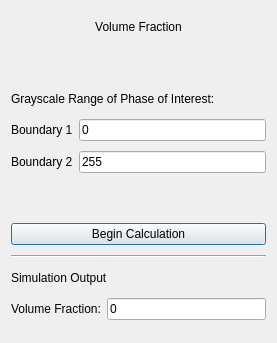
<?xml version="1.0" encoding="UTF-8"?>
<ui version="4.0">
 <class>VolumeFraction</class>
 <widget class="QDialog" name="VolumeFraction">
  <property name="geometry">
   <rect>
    <x>0</x>
    <y>0</y>
    <width>277</width>
    <height>343</height>
   </rect>
  </property>
  <property name="windowTitle">
   <string>Material Properties</string>
  </property>
  <layout class="QVBoxLayout" name="verticalLayout">
   <item>
    <widget class="QLabel" name="label">
     <property name="maximumSize">
      <size>
       <width>16777215</width>
       <height>24</height>
      </size>
     </property>
     <property name="styleSheet">
      <string notr="true">font: 16pt &quot;Serif&quot;;</string>
     </property>
     <property name="text">
      <string>Volume Fraction</string>
     </property>
     <property name="alignment">
      <set>Qt::AlignCenter</set>
     </property>
    </widget>
   </item>
   <item>
    <spacer name="verticalSpacer">
     <property name="orientation">
      <enum>Qt::Vertical</enum>
     </property>
     <property name="sizeType">
      <enum>QSizePolicy::Fixed</enum>
     </property>
     <property name="sizeHint" stdset="0">
      <size>
       <width>20</width>
       <height>40</height>
      </size>
     </property>
    </spacer>
   </item>
   <item>
    <widget class="QLabel" name="label_2">
     <property name="maximumSize">
      <size>
       <width>16777215</width>
       <height>20</height>
      </size>
     </property>
     <property name="styleSheet">
      <string notr="true">font: 11pt &quot;Serif&quot;;</string>
     </property>
     <property name="text">
      <string>&lt;html&gt;&lt;head/&gt;&lt;body&gt;&lt;p&gt;Grayscale Range of Phase of Interest:&lt;/p&gt;&lt;/body&gt;&lt;/html&gt;</string>
     </property>
    </widget>
   </item>
   <item>
    <layout class="QHBoxLayout" name="horizontalLayout_2">
     <item>
      <widget class="QLabel" name="Boundary1Label">
       <property name="styleSheet">
        <string notr="true">font: 11pt &quot;Serif&quot;;</string>
       </property>
       <property name="text">
        <string>Boundary 1</string>
       </property>
      </widget>
     </item>
     <item>
      <widget class="QLineEdit" name="Boundary1Edit">
       <property name="text">
        <string>0</string>
       </property>
      </widget>
     </item>
    </layout>
   </item>
   <item>
    <layout class="QHBoxLayout" name="horizontalLayout_3">
     <item>
      <widget class="QLabel" name="Boundary2Label">
       <property name="styleSheet">
        <string notr="true">font: 11pt &quot;Serif&quot;;</string>
       </property>
       <property name="text">
        <string>Boundary 2</string>
       </property>
      </widget>
     </item>
     <item>
      <widget class="QLineEdit" name="Boundary2Edit">
       <property name="text">
        <string>255</string>
       </property>
      </widget>
     </item>
    </layout>
   </item>
   <item>
    <spacer name="verticalSpacer_2">
     <property name="orientation">
      <enum>Qt::Vertical</enum>
     </property>
     <property name="sizeType">
      <enum>QSizePolicy::Fixed</enum>
     </property>
     <property name="sizeHint" stdset="0">
      <size>
       <width>20</width>
       <height>40</height>
      </size>
     </property>
    </spacer>
   </item>
   <item>
    <widget class="QPushButton" name="calculateButton">
     <property name="minimumSize">
      <size>
       <width>175</width>
       <height>0</height>
      </size>
     </property>
     <property name="text">
      <string>Begin Calculation</string>
     </property>
    </widget>
   </item>
   <item>
    <widget class="Line" name="line">
     <property name="orientation">
      <enum>Qt::Horizontal</enum>
     </property>
    </widget>
   </item>
   <item>
    <widget class="QLabel" name="label_4">
     <property name="maximumSize">
      <size>
       <width>16777215</width>
       <height>20</height>
      </size>
     </property>
     <property name="styleSheet">
      <string notr="true">font: 11pt &quot;Serif&quot;;</string>
     </property>
     <property name="text">
      <string>Simulation Output</string>
     </property>
    </widget>
   </item>
   <item>
    <layout class="QHBoxLayout" name="horizontalLayout">
     <item>
      <widget class="QLabel" name="porosityLabel">
       <property name="maximumSize">
        <size>
         <width>100</width>
         <height>25</height>
        </size>
       </property>
       <property name="styleSheet">
        <string notr="true">font: 11pt &quot;Serif&quot;;</string>
       </property>
       <property name="text">
        <string>Volume Fraction:</string>
       </property>
      </widget>
     </item>
     <item>
      <widget class="QLineEdit" name="porositResult">
       <property name="text">
        <string>0</string>
       </property>
       <property name="readOnly">
        <bool>true</bool>
       </property>
      </widget>
     </item>
    </layout>
   </item>
  </layout>
 </widget>
 <tabstops>
  <tabstop>Boundary1Edit</tabstop>
  <tabstop>Boundary2Edit</tabstop>
  <tabstop>calculateButton</tabstop>
 </tabstops>
 <resources/>
 <connections/>
</ui>
